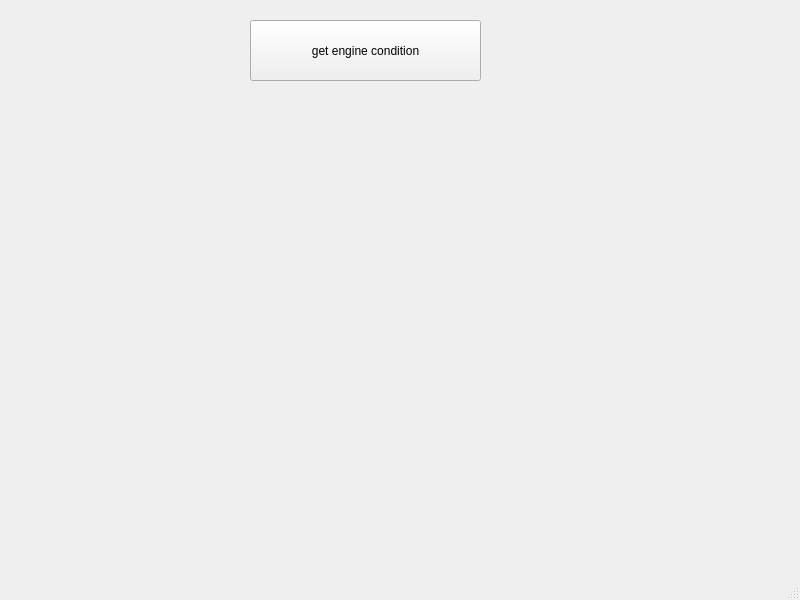
<?xml version="1.0" encoding="UTF-8"?>
<ui version="4.0">
 <class>MainWindow</class>
 <widget class="QMainWindow" name="MainWindow">
  <property name="geometry">
   <rect>
    <x>0</x>
    <y>0</y>
    <width>800</width>
    <height>600</height>
   </rect>
  </property>
  <property name="windowTitle">
   <string>MainWindow</string>
  </property>
  <widget class="QWidget" name="centralwidget">
   <widget class="QPushButton" name="pushButton">
    <property name="geometry">
     <rect>
      <x>250</x>
      <y>20</y>
      <width>231</width>
      <height>61</height>
     </rect>
    </property>
    <property name="text">
     <string>get engine condition</string>
    </property>
   </widget>
   <widget class="QLabel" name="label">
    <property name="geometry">
     <rect>
      <x>220</x>
      <y>100</y>
      <width>451</width>
      <height>111</height>
     </rect>
    </property>
    <property name="text">
     <string/>
    </property>
   </widget>
   <widget class="QLabel" name="label_2">
    <property name="geometry">
     <rect>
      <x>230</x>
      <y>270</y>
      <width>321</width>
      <height>81</height>
     </rect>
    </property>
    <property name="text">
     <string/>
    </property>
   </widget>
  </widget>
  <widget class="QMenuBar" name="menubar">
   <property name="geometry">
    <rect>
     <x>0</x>
     <y>0</y>
     <width>800</width>
     <height>22</height>
    </rect>
   </property>
  </widget>
  <widget class="QStatusBar" name="statusbar"/>
 </widget>
 <resources/>
 <connections/>
</ui>
